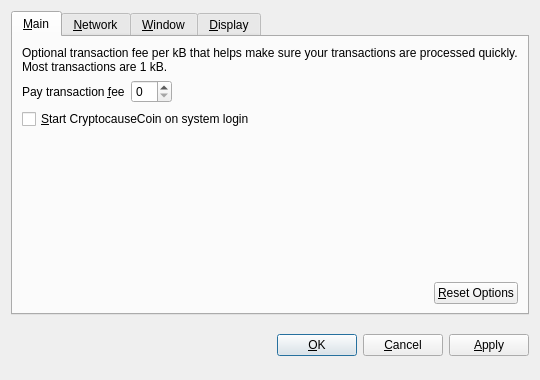
<?xml version="1.0" encoding="UTF-8"?>
<ui version="4.0">
 <class>OptionsDialog</class>
 <widget class="QDialog" name="OptionsDialog">
  <property name="geometry">
   <rect>
    <x>0</x>
    <y>0</y>
    <width>540</width>
    <height>380</height>
   </rect>
  </property>
  <property name="windowTitle">
   <string>Options</string>
  </property>
  <property name="modal">
   <bool>true</bool>
  </property>
  <layout class="QVBoxLayout" name="verticalLayout">
   <item>
    <widget class="QTabWidget" name="tabWidget">
     <property name="tabPosition">
      <enum>QTabWidget::North</enum>
     </property>
     <property name="currentIndex">
      <number>0</number>
     </property>
     <widget class="QWidget" name="tabMain">
      <attribute name="title">
       <string>&amp;Main</string>
      </attribute>
      <layout class="QVBoxLayout" name="verticalLayout_Main">
       <item>
        <widget class="QLabel" name="transactionFeeInfoLabel">
         <property name="text">
          <string>Optional transaction fee per kB that helps make sure your transactions are processed quickly. Most transactions are 1 kB.</string>
         </property>
         <property name="textFormat">
          <enum>Qt::PlainText</enum>
         </property>
         <property name="wordWrap">
          <bool>true</bool>
         </property>
        </widget>
       </item>
       <item>
        <layout class="QHBoxLayout" name="horizontalLayout_1_Main">
         <item>
          <widget class="QLabel" name="transactionFeeLabel">
           <property name="text">
            <string>Pay transaction &amp;fee</string>
           </property>
           <property name="textFormat">
            <enum>Qt::PlainText</enum>
           </property>
           <property name="buddy">
            <cstring>transactionFee</cstring>
           </property>
          </widget>
         </item>
         <item>
          <widget class="BitcoinAmountField" name="transactionFee"/>
         </item>
         <item>
          <spacer name="horizontalSpacer_1_Main">
           <property name="orientation">
            <enum>Qt::Horizontal</enum>
           </property>
           <property name="sizeHint" stdset="0">
            <size>
             <width>40</width>
             <height>20</height>
            </size>
           </property>
          </spacer>
         </item>
        </layout>
       </item>
       <item>
        <widget class="QCheckBox" name="bitcoinAtStartup">
         <property name="toolTip">
          <string>Automatically start CryptocauseCoin after logging in to the system.</string>
         </property>
         <property name="text">
          <string>&amp;Start CryptocauseCoin on system login</string>
         </property>
        </widget>
       </item>
       <item>
        <spacer name="verticalSpacer_Main">
         <property name="orientation">
          <enum>Qt::Vertical</enum>
         </property>
         <property name="sizeHint" stdset="0">
          <size>
           <width>20</width>
           <height>40</height>
          </size>
         </property>
        </spacer>
       </item>
       <item>
        <layout class="QHBoxLayout" name="horizontalLayout_2_Main">
         <item>
          <spacer name="horizontalSpacer_2_Main">
           <property name="orientation">
            <enum>Qt::Horizontal</enum>
           </property>
           <property name="sizeHint" stdset="0">
            <size>
             <width>40</width>
             <height>20</height>
            </size>
           </property>
          </spacer>
         </item>
         <item>
          <widget class="QPushButton" name="resetButton">
           <property name="toolTip">
            <string>Reset all client options to default.</string>
           </property>
           <property name="text">
            <string>&amp;Reset Options</string>
           </property>
           <property name="autoDefault">
            <bool>false</bool>
           </property>
          </widget>
         </item>
        </layout>
       </item>
      </layout>
     </widget>
     <widget class="QWidget" name="tabNetwork">
      <attribute name="title">
       <string>&amp;Network</string>
      </attribute>
      <layout class="QVBoxLayout" name="verticalLayout_Network">
       <item>
        <widget class="QCheckBox" name="mapPortUpnp">
         <property name="toolTip">
          <string>Automatically open the CryptocauseCoin client port on the router. This only works when your router supports UPnP and it is enabled.</string>
         </property>
         <property name="text">
          <string>Map port using &amp;UPnP</string>
         </property>
        </widget>
       </item>
       <item>
        <widget class="QCheckBox" name="connectSocks">
         <property name="toolTip">
          <string>Connect to the CryptocauseCoin network through a SOCKS proxy (e.g. when connecting through Tor).</string>
         </property>
         <property name="text">
          <string>&amp;Connect through SOCKS proxy:</string>
         </property>
        </widget>
       </item>
       <item>
        <layout class="QHBoxLayout" name="horizontalLayout_Network">
         <item>
          <widget class="QLabel" name="proxyIpLabel">
           <property name="text">
            <string>Proxy &amp;IP:</string>
           </property>
           <property name="textFormat">
            <enum>Qt::PlainText</enum>
           </property>
           <property name="buddy">
            <cstring>proxyIp</cstring>
           </property>
          </widget>
         </item>
         <item>
          <widget class="QValidatedLineEdit" name="proxyIp">
           <property name="maximumSize">
            <size>
             <width>140</width>
             <height>16777215</height>
            </size>
           </property>
           <property name="toolTip">
            <string>IP address of the proxy (e.g. 127.0.0.1)</string>
           </property>
          </widget>
         </item>
         <item>
          <widget class="QLabel" name="proxyPortLabel">
           <property name="text">
            <string>&amp;Port:</string>
           </property>
           <property name="textFormat">
            <enum>Qt::PlainText</enum>
           </property>
           <property name="buddy">
            <cstring>proxyPort</cstring>
           </property>
          </widget>
         </item>
         <item>
          <widget class="QLineEdit" name="proxyPort">
           <property name="maximumSize">
            <size>
             <width>55</width>
             <height>16777215</height>
            </size>
           </property>
           <property name="toolTip">
            <string>Port of the proxy (e.g. 9050)</string>
           </property>
          </widget>
         </item>
         <item>
          <widget class="QLabel" name="socksVersionLabel">
           <property name="text">
            <string>SOCKS &amp;Version:</string>
           </property>
           <property name="textFormat">
            <enum>Qt::PlainText</enum>
           </property>
           <property name="buddy">
            <cstring>socksVersion</cstring>
           </property>
          </widget>
         </item>
         <item>
          <widget class="QValueComboBox" name="socksVersion">
           <property name="toolTip">
            <string>SOCKS version of the proxy (e.g. 5)</string>
           </property>
          </widget>
         </item>
         <item>
          <spacer name="horizontalSpacer_Network">
           <property name="orientation">
            <enum>Qt::Horizontal</enum>
           </property>
           <property name="sizeHint" stdset="0">
            <size>
             <width>40</width>
             <height>20</height>
            </size>
           </property>
          </spacer>
         </item>
        </layout>
       </item>
       <item>
        <spacer name="verticalSpacer_Network">
         <property name="orientation">
          <enum>Qt::Vertical</enum>
         </property>
         <property name="sizeHint" stdset="0">
          <size>
           <width>20</width>
           <height>40</height>
          </size>
         </property>
        </spacer>
       </item>
      </layout>
     </widget>
     <widget class="QWidget" name="tabWindow">
      <attribute name="title">
       <string>&amp;Window</string>
      </attribute>
      <layout class="QVBoxLayout" name="verticalLayout_Window">
       <item>
        <widget class="QCheckBox" name="minimizeToTray">
         <property name="toolTip">
          <string>Show only a tray icon after minimizing the window.</string>
         </property>
         <property name="text">
          <string>&amp;Minimize to the tray instead of the taskbar</string>
         </property>
        </widget>
       </item>
       <item>
        <widget class="QCheckBox" name="minimizeOnClose">
         <property name="toolTip">
          <string>Minimize instead of exit the application when the window is closed. When this option is enabled, the application will be closed only after selecting Quit in the menu.</string>
         </property>
         <property name="text">
          <string>M&amp;inimize on close</string>
         </property>
        </widget>
       </item>
       <item>
        <spacer name="verticalSpacer_Window">
         <property name="orientation">
          <enum>Qt::Vertical</enum>
         </property>
         <property name="sizeHint" stdset="0">
          <size>
           <width>20</width>
           <height>40</height>
          </size>
         </property>
        </spacer>
       </item>
      </layout>
     </widget>
     <widget class="QWidget" name="tabDisplay">
      <attribute name="title">
       <string>&amp;Display</string>
      </attribute>
      <layout class="QVBoxLayout" name="verticalLayout_Display">
       <item>
        <layout class="QHBoxLayout" name="horizontalLayout_1_Display">
         <item>
          <widget class="QLabel" name="langLabel">
           <property name="text">
            <string>User Interface &amp;language:</string>
           </property>
           <property name="textFormat">
            <enum>Qt::PlainText</enum>
           </property>
           <property name="buddy">
            <cstring>lang</cstring>
           </property>
          </widget>
         </item>
         <item>
          <widget class="QValueComboBox" name="lang">
           <property name="toolTip">
            <string>The user interface language can be set here. This setting will take effect after restarting CryptocauseCoin.</string>
           </property>
          </widget>
         </item>
        </layout>
       </item>
       <item>
        <layout class="QHBoxLayout" name="horizontalLayout_2_Display">
         <item>
          <widget class="QLabel" name="unitLabel">
           <property name="text">
            <string>&amp;Unit to show amounts in:</string>
           </property>
           <property name="textFormat">
            <enum>Qt::PlainText</enum>
           </property>
           <property name="buddy">
            <cstring>unit</cstring>
           </property>
          </widget>
         </item>
         <item>
          <widget class="QValueComboBox" name="unit">
           <property name="toolTip">
            <string>Choose the default subdivision unit to show in the interface and when sending coins.</string>
           </property>
          </widget>
         </item>
        </layout>
       </item>
       <item>
        <widget class="QCheckBox" name="displayAddresses">
         <property name="toolTip">
          <string>Whether to show CryptocauseCoin addresses in the transaction list or not.</string>
         </property>
         <property name="text">
          <string>&amp;Display addresses in transaction list</string>
         </property>
        </widget>
       </item>
       <item>
        <spacer name="verticalSpacer_Display">
         <property name="orientation">
          <enum>Qt::Vertical</enum>
         </property>
         <property name="sizeHint" stdset="0">
          <size>
           <width>20</width>
           <height>40</height>
          </size>
         </property>
        </spacer>
       </item>
      </layout>
     </widget>
    </widget>
   </item>
   <item>
    <layout class="QHBoxLayout" name="horizontalLayout_Buttons">
     <item>
      <spacer name="horizontalSpacer_1">
       <property name="orientation">
        <enum>Qt::Horizontal</enum>
       </property>
       <property name="sizeHint" stdset="0">
        <size>
         <width>40</width>
         <height>48</height>
        </size>
       </property>
      </spacer>
     </item>
     <item>
      <widget class="QLabel" name="statusLabel">
       <property name="font">
        <font>
         <weight>75</weight>
         <bold>true</bold>
        </font>
       </property>
       <property name="text">
        <string/>
       </property>
       <property name="textFormat">
        <enum>Qt::PlainText</enum>
       </property>
       <property name="wordWrap">
        <bool>true</bool>
       </property>
      </widget>
     </item>
     <item>
      <spacer name="horizontalSpacer_2">
       <property name="orientation">
        <enum>Qt::Horizontal</enum>
       </property>
       <property name="sizeHint" stdset="0">
        <size>
         <width>40</width>
         <height>48</height>
        </size>
       </property>
      </spacer>
     </item>
     <item>
      <widget class="QPushButton" name="okButton">
       <property name="text">
        <string>&amp;OK</string>
       </property>
      </widget>
     </item>
     <item>
      <widget class="QPushButton" name="cancelButton">
       <property name="text">
        <string>&amp;Cancel</string>
       </property>
       <property name="autoDefault">
        <bool>false</bool>
       </property>
      </widget>
     </item>
     <item>
      <widget class="QPushButton" name="applyButton">
       <property name="text">
        <string>&amp;Apply</string>
       </property>
       <property name="autoDefault">
        <bool>false</bool>
       </property>
      </widget>
     </item>
    </layout>
   </item>
  </layout>
 </widget>
 <customwidgets>
  <customwidget>
   <class>BitcoinAmountField</class>
   <extends>QSpinBox</extends>
   <header>bitcoinamountfield.h</header>
  </customwidget>
  <customwidget>
   <class>QValueComboBox</class>
   <extends>QComboBox</extends>
   <header>qvaluecombobox.h</header>
  </customwidget>
  <customwidget>
   <class>QValidatedLineEdit</class>
   <extends>QLineEdit</extends>
   <header>qvalidatedlineedit.h</header>
  </customwidget>
 </customwidgets>
 <resources/>
 <connections/>
</ui>
